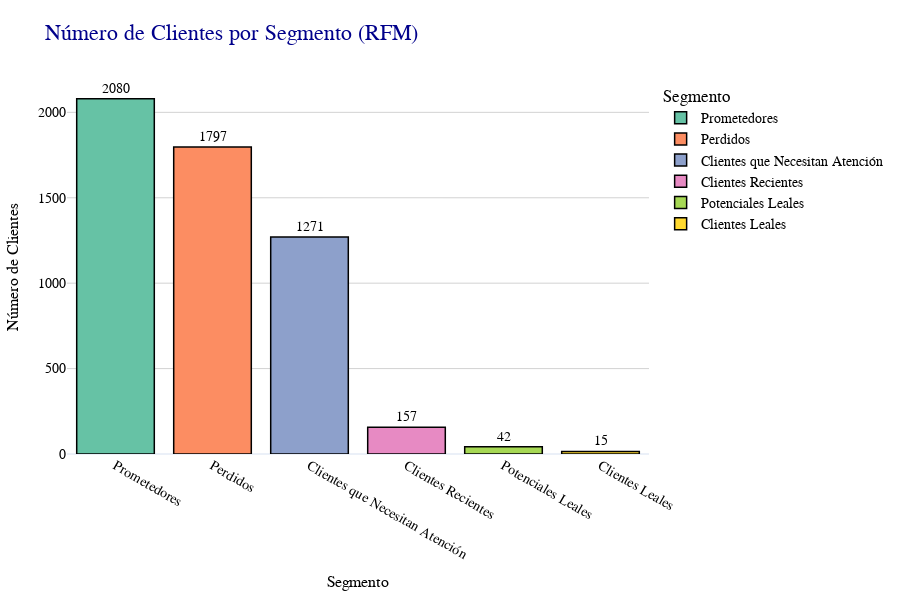

Notebook source saved alongside this figure:
### Code cell
# ======================================================
# Visualización Personalizada del Número de Clientes por Segmento (RFM)
# ======================================================
# En esta sección, creo un gráfico de barras para mostrar cuántos clientes
# hay en cada segmento RFM, pero aplico una personalización adicional 
# para que el resultado sea estéticamente más agradable y claro.

import plotly.express as px

# 1. Calculo la cantidad de clientes por etiqueta de cluster
cluster_counts = df_rfm['cluster_label'].value_counts().reset_index()
cluster_counts.columns = ['cluster_label', 'count']

# 2. Genero el gráfico de barras con Plotly Express
fig = px.bar(
    cluster_counts,
    x='cluster_label',
    y='count',
    title="Número de Clientes por Segmento (RFM)",
    labels={'cluster_label': 'Segmento', 'count': 'Número de Clientes'},
    text='count',                        # Muestra el valor arriba de cada barra
    template='plotly_white',             # Plantilla de estilo con fondo blanco
    color='cluster_label',               # Diferencia cada barra por su segmento
    color_discrete_sequence=px.colors.qualitative.Set2
)

# 3. Ajustes estéticos de las barras y textos
fig.update_traces(
    texttemplate='%{text}',
    textposition='outside',
    marker_line_color='black',           # Contorno negro en cada barra
    marker_line_width=1.5               # Grosor del contorno
)

# 4. Configuraciones generales del layout
fig.update_layout(
    height=600,                                         # Ajusta la altura del gráfico
    title_font=dict(size=22, family='Arial', color='darkblue'),
    xaxis_title_font=dict(size=16, family='Arial', color='black'),
    yaxis_title_font=dict(size=16, family='Arial', color='black'),
    font=dict(family='Arial', size=14, color='black'),
    plot_bgcolor='white',
    xaxis=dict(showgrid=False),                         # Oculta líneas de cuadrícula verticales
    yaxis=dict(showgrid=True, gridcolor='lightgrey'),   # Muestra líneas de cuadrícula horizontales
    margin=dict(l=60, r=60, t=80, b=60)
)

# 5. Muestro el gráfico final
fig.show()

### Figure 1 — Plotly figure (JSON) as saved in the notebook; plotly's stock layout.template omitted (floating-point values rounded to 4 significant figures)
{"data": [{"hovertemplate": "Segmento=%{x}<br>Número de Clientes=%{text}<extra></extra>", "legendgroup": "Prometedores", "marker": {"color": "rgb(102,194,165)", "line": {"color": "black", "width": 1.5}, "pattern": {"shape": ""}}, "name": "Prometedores", "orientation": "v", "showlegend": true, "text": [2080.0], "textposition": "outside", "texttemplate": "%{text}", "type": "bar", "x": ["Prometedores"], "xaxis": "x", "y": [2080], "yaxis": "y"}, {"hovertemplate": "Segmento=%{x}<br>Número de Clientes=%{text}<extra></extra>", "legendgroup": "Perdidos", "marker": {"color": "rgb(252,141,98)", "line": {"color": "black", "width": 1.5}, "pattern": {"shape": ""}}, "name": "Perdidos", "orientation": "v", "showlegend": true, "text": [1797.0], "textposition": "outside", "texttemplate": "%{text}", "type": "bar", "x": ["Perdidos"], "xaxis": "x", "y": [1797], "yaxis": "y"}, {"hovertemplate": "Segmento=%{x}<br>Número de Clientes=%{text}<extra></extra>", "legendgroup": "Clientes que Necesitan Atención", "marker": {"color": "rgb(141,160,203)", "line": {"color": "black", "width": 1.5}, "pattern": {"shape": ""}}, "name": "Clientes que Necesitan Atención", "orientation": "v", "showlegend": true, "text": [1271.0], "textposition": "outside", "texttemplate": "%{text}", "type": "bar", "x": ["Clientes que Necesitan Atención"], "xaxis": "x", "y": [1271], "yaxis": "y"}, {"hovertemplate": "Segmento=%{x}<br>Número de Clientes=%{text}<extra></extra>", "legendgroup": "Clientes Recientes", "marker": {"color": "rgb(231,138,195)", "line": {"color": "black", "width": 1.5}, "pattern": {"shape": ""}}, "name": "Clientes Recientes", "orientation": "v", "showlegend": true, "text": [157.0], "textposition": "outside", "texttemplate": "%{text}", "type": "bar", "x": ["Clientes Recientes"], "xaxis": "x", "y": [157], "yaxis": "y"}, {"hovertemplate": "Segmento=%{x}<br>Número de Clientes=%{text}<extra></extra>", "legendgroup": "Potenciales Leales", "marker": {"color": "rgb(166,216,84)", "line": {"color": "black", "width": 1.5}, "pattern": {"shape": ""}}, "name": "Potenciales Leales", "orientation": "v", "showlegend": true, "text": [42.0], "textposition": "outside", "texttemplate": "%{text}", "type": "bar", "x": ["Potenciales Leales"], "xaxis": "x", "y": [42], "yaxis": "y"}, {"hovertemplate": "Segmento=%{x}<br>Número de Clientes=%{text}<extra></extra>", "legendgroup": "Clientes Leales", "marker": {"color": "rgb(255,217,47)", "line": {"color": "black", "width": 1.5}, "pattern": {"shape": ""}}, "name": "Clientes Leales", "orientation": "v", "showlegend": true, "text": [15.0], "textposition": "outside", "texttemplate": "%{text}", "type": "bar", "x": ["Clientes Leales"], "xaxis": "x", "y": [15], "yaxis": "y"}], "layout": {"barmode": "relative", "font": {"color": "black", "family": "Arial", "size": 14}, "height": 600, "legend": {"title": {"text": "Segmento"}, "tracegroupgap": 0}, "margin": {"b": 60, "l": 60, "r": 60, "t": 80}, "plot_bgcolor": "white", "title": {"font": {"color": "darkblue", "family": "Arial", "size": 22}, "text": "Número de Clientes por Segmento (RFM)"}, "xaxis": {"anchor": "y", "categoryarray": ["Prometedores", "Perdidos", "Clientes que Necesitan Atención", "Clientes Recientes", "Potenciales Leales", "Clientes Leales"], "categoryorder": "array", "domain": [0, 1], "showgrid": false, "title": {"font": {"color": "black", "family": "Arial", "size": 16}, "text": "Segmento"}}, "yaxis": {"anchor": "x", "domain": [0, 1], "gridcolor": "lightgrey", "showgrid": true, "title": {"font": {"color": "black", "family": "Arial", "size": 16}, "text": "Número de Clientes"}}}}
